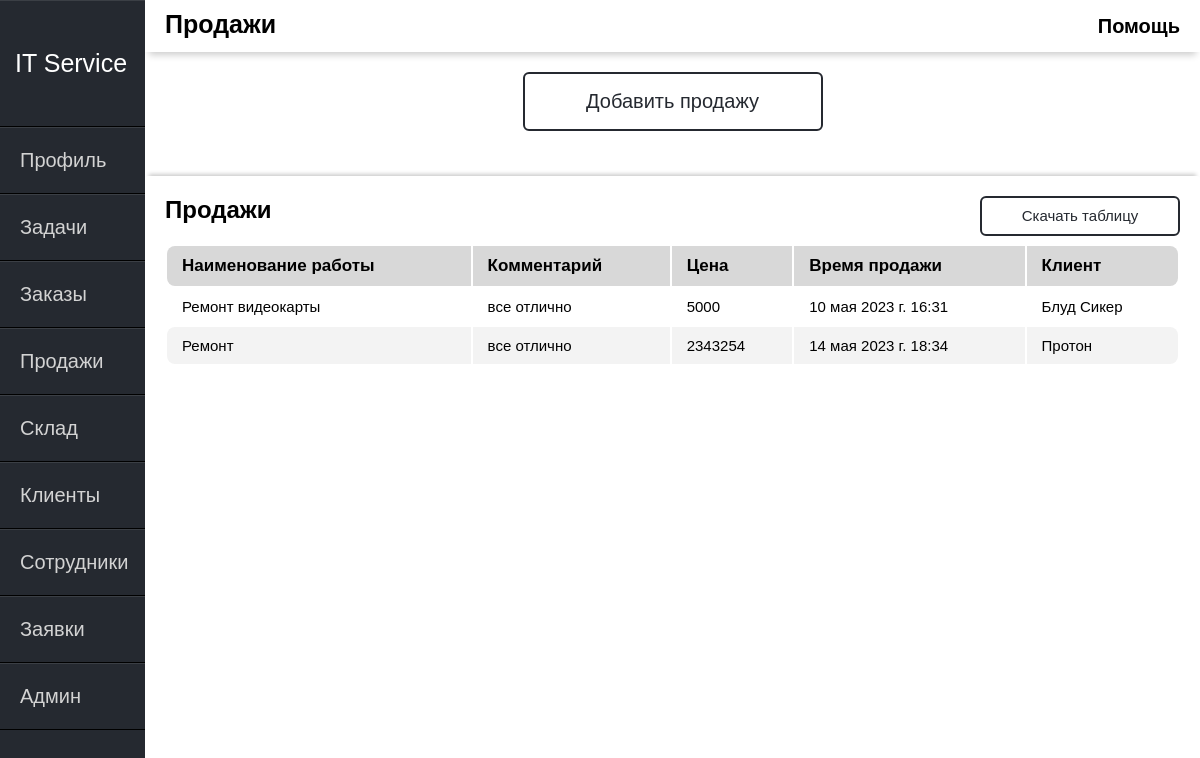
Page /sales/ (signed in) on the earlier database version.
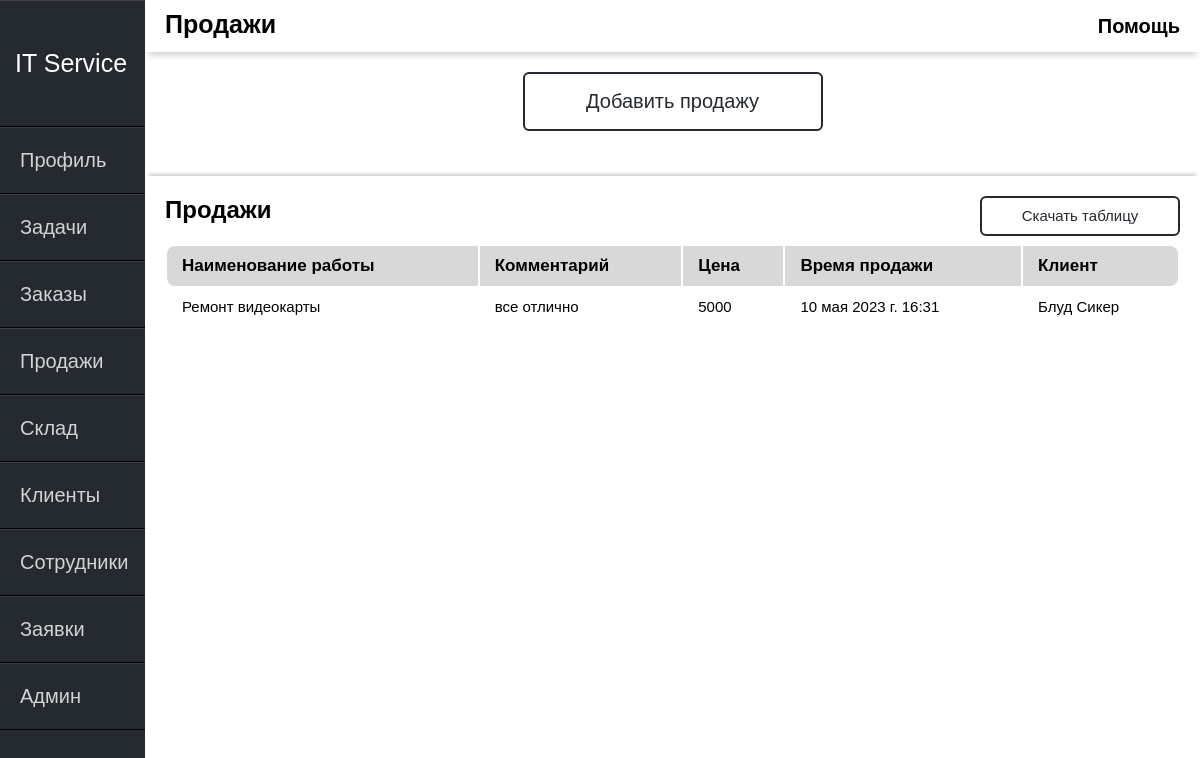
Same page on the later database version.
### itservice/models.py (models this page shows, shortened)
class sales(models.Model):
    sales_name = models.CharField(max_length=100, verbose_name="Наименование работы")
    sales_comment = models.CharField(max_length=100, verbose_name="Комментарий")
    sales_price = models.CharField(max_length=100, verbose_name="Цена")
    sales_time = models.DateTimeField(default=datetime.today, verbose_name="Время продажи")
    sales_client = models.ForeignKey(client, on_delete=models.PROTECT)
    class Meta:
        verbose_name = "Продажи"
        verbose_name_plural = "Продажи"

class client(models.Model):
    Type = (
        ('Компания', 'Компания'),
        ('Физ.Лицо', 'Физ.Лицо')
    )
    Found = (
        ('Знакомые', 'Знакомые'),
        ('Интернет', 'Интернет'),
        ('Реклама', 'Реклама')
    )
    client_type = models.CharField(max_length=15, choices=Type,
                                   default='Физ.лицо', verbose_name="Тип клиента")
    client_name = models.CharField(max_length=50, verbose_name="Имя клиента")
    client_phone = models.CharField(max_length=40, verbose_name="Номер телефона")
    client_email = models.CharField(max_length=100, verbose_name="Email")
    client_address = models.CharField(max_length=50, verbose_name="Адрес")
    client_found = models.CharField(max_length=15, choices=Found, default='Знакомые',
                                    verbose_name="Откуда клиент узнал о нас?")
    def __str__(self):
        return self.client_name
    class Meta:
        verbose_name = "Клиент"
        verbose_name_plural = "Клиент"

### itservice/views.py (the view)
# urls.py: path('sales/', views.Sales, name="sales"),
def Sales(request):
    if request.method == 'POST':
        form_sales = AddSalesFrom(request.POST)
        if form_sales.is_valid():
            form_sales.save()
            return redirect('sales')
    else:
        form_sales = AddSalesFrom()
    sale = sales.objects.all()
    return render(request, 'itservice/sales.html', {'sale': sale, 'form': form_sales})

### itservice/templates/itservice/sales.html (shortened to what this page needs)
{% extends 'itservice/main.html' %}
{% block content %}
<div class="header-name">
    Продажи
</div>
 <div class="help">
    <span class="tooltip" data-title="Это окно ваших продаж.
    Продавайте товары, отслеживайте их оборот и анализируйте доход.">Помощь</span>
 </div>
{% endblock %}
{% block content1 %}
<div class="main-window">
    {% if user.user_role == 'Администратор' or user.user_role == 'Менеджер' %}
    <button class="btn" id="open">Добавить продажу</button>
    {% else %}
    <div class="order_"></div>
    {%endif%}
    <div class="ok"></div>
    <div class="warpper">
        <div class="panels">
            <button class="btn_down" onclick="Download_table()" >Скачать таблицу</button>
            <div class="panel-title">Продажи</div>
            <table class="table">
                <thead>
                <tr>
                    <th>Наименование работы</th>
                    <th>Комментарий</th>
                    <th>Цена</th>
                    <th>Время продажи</th>
                    <th>Клиент</th>
                </tr>
                </thead>
                <tbody>
                {% for s in sale%}
                <a href="{% url 'sales' %}">
                    <tr>
                        <td>{{s.sales_name}}</td>
                        <td>{{s.sales_comment}}</td>
                        <td>{{s.sales_price}}</td>
                        <td>{{s.sales_time}}</td>
                        <td>{{s.sales_client}}</td>
                    </tr>
                </a>
                {% endfor %}
                </tbody>
            </table>
        </div>
    </div>
</div>
{% endblock %}

Differences in the rows shown:
removed sales: sales_name "Ремонт", sales_comment "все отлично", sales_price "2343254", sales_time "14 мая 2023 г. 18:34", sales_client "Протон"
